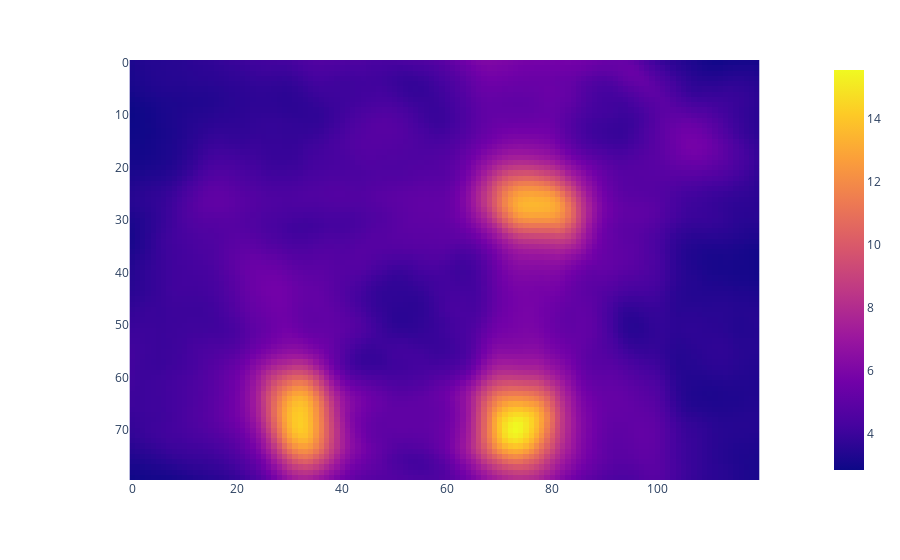

Notebook code cell kept with this figure:
### Code cell
px.imshow(dcm_reduced.array)

### Figure 1 — Plotly figure (JSON) as saved in the notebook; plotly's stock layout.template omitted (floating-point values rounded to 4 significant figures; data arrays with more than 128 entries replaced by an {"elided": "..."} marker saying what was removed)
{"data": [{"coloraxis": "coloraxis", "hovertemplate": "x: %{x}<br>y: %{y}<br>color: %{z}<extra></extra>", "name": "0", "type": "heatmap", "xaxis": "x", "yaxis": "y", "z": {"elided": "80x120 float values"}}], "layout": {"coloraxis": {"colorscale": [[0, "#0d0887"], [0.1111, "#46039f"], [0.2222, "#7201a8"], [0.3333, "#9c179e"], [0.4444, "#bd3786"], [0.5556, "#d8576b"], [0.6667, "#ed7953"], [0.7778, "#fb9f3a"], [0.8889, "#fdca26"], [1, "#f0f921"]]}, "margin": {"t": 60}, "xaxis": {"anchor": "y", "constrain": "domain", "domain": [0, 1], "scaleanchor": "y"}, "yaxis": {"anchor": "x", "autorange": "reversed", "constrain": "domain", "domain": [0, 1]}}}
